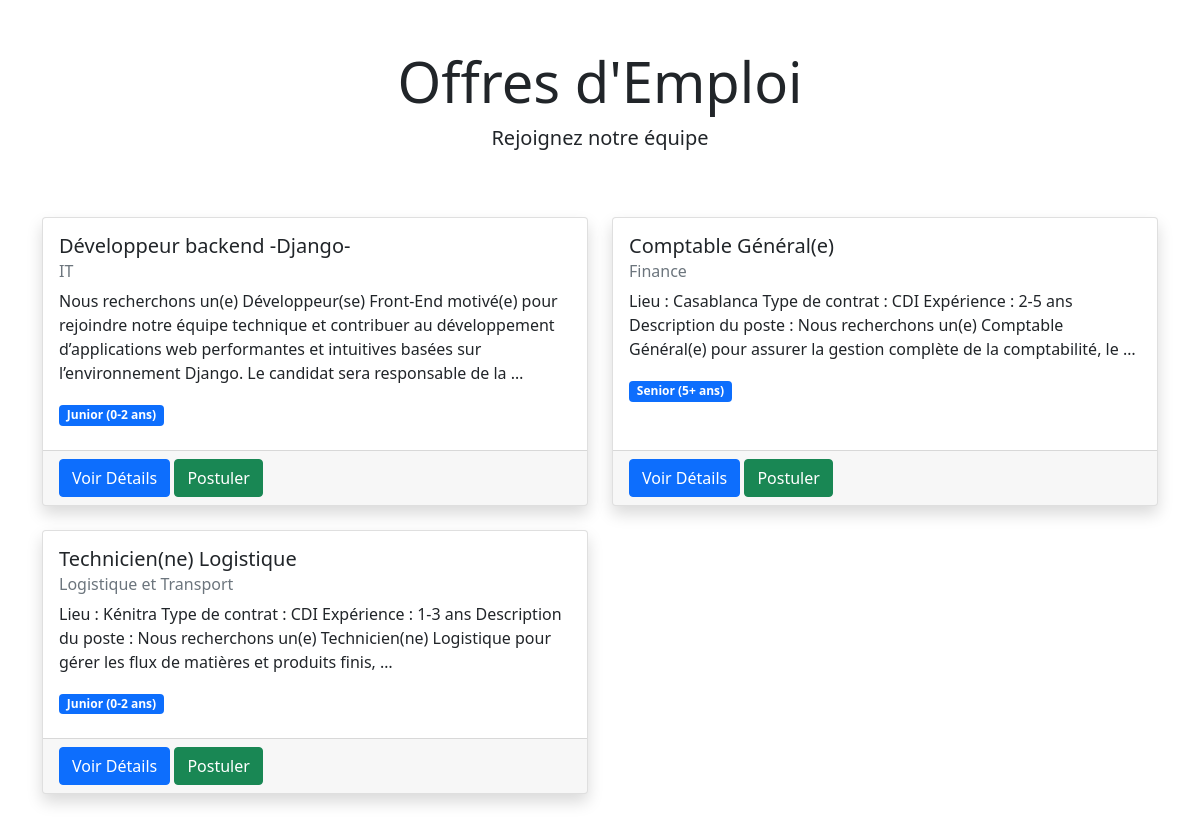
The page /recruitment/jobs/ on the database as committed earlier.
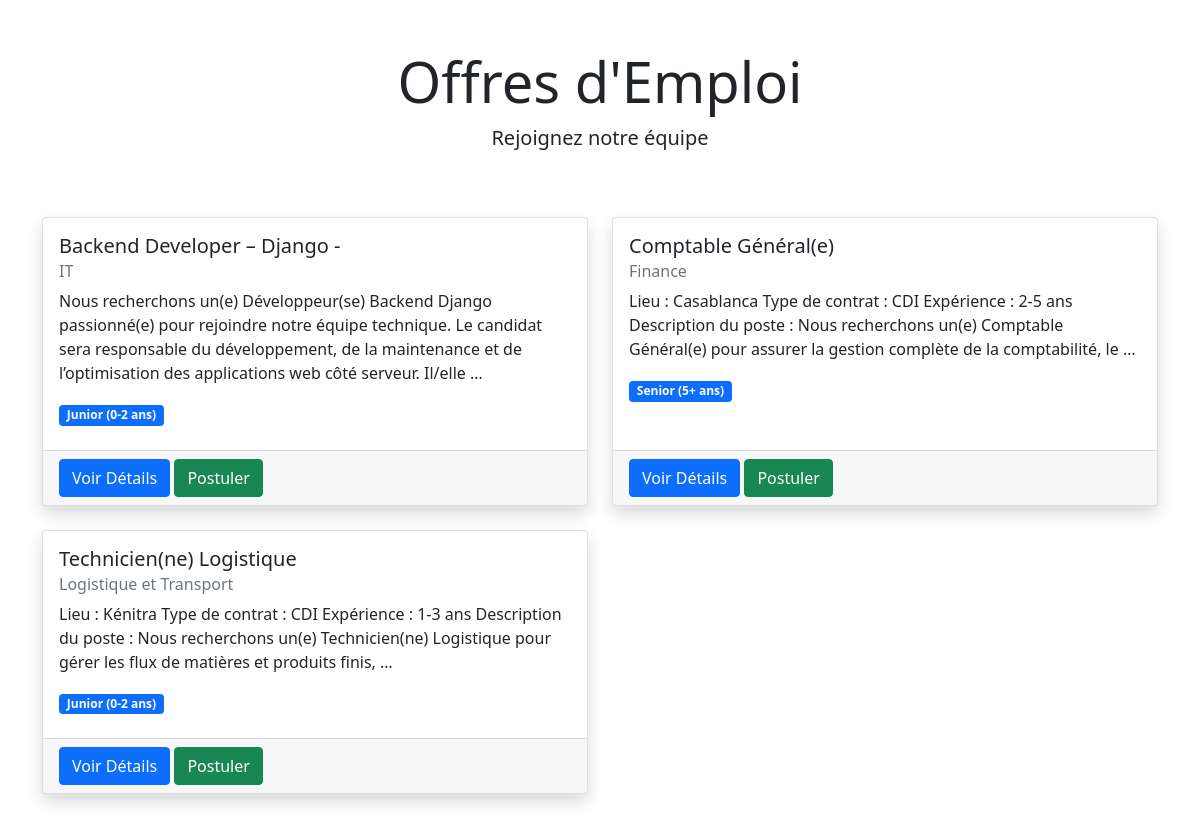
The same page on the database as committed later.
### recruitment/models.py (models this page shows, shortened)
class JobOffer(models.Model):
    STATUS_CHOICES = [
        ('draft', 'Brouillon'),
        ('published', 'Publié'),
        ('closed', 'Fermé'),
    ]
    EXPERIENCE_LEVELS = [
        ('junior', 'Junior (0-2 ans)'),
        ('intermediate', 'Intermédiaire (2-5 ans)'),
        ('senior', 'Senior (5+ ans)'),
        ('expert', 'Expert (10+ ans)'),
    ]
    title = models.CharField(max_length=200)
    department = models.CharField(max_length=100)
    description = models.TextField()
    required_skills = models.TextField()
    experience_level = models.CharField(max_length=20, choices=EXPERIENCE_LEVELS)
    status = models.CharField(max_length=20, choices=STATUS_CHOICES, default='draft')
    created_by = models.ForeignKey(settings.AUTH_USER_MODEL, on_delete=models.CASCADE, related_name='created_job_offers')
    created_at = models.DateTimeField(auto_now_add=True)
    updated_at = models.DateTimeField(auto_now=True)
    published_at = models.DateTimeField(null=True, blank=True)
    class Meta:
        ordering = ['-created_at']

### recruitment/views.py (the view)
# urls.py: path('jobs/', views.public_job_offers, name='public_job_offers'),
def public_job_offers(request):
    job_offers = JobOffer.objects.filter(status='published')
    return render(request, 'recruitment/public_job_offers.html', {'job_offers': job_offers})

### templates/recruitment/public_job_offers.html (shortened to what this page needs)
<!DOCTYPE html>
<html lang="fr">
<head>
    <link href="https://cdn.jsdelivr.net/npm/bootstrap@5.1.3/dist/css/bootstrap.min.css" rel="stylesheet">
</head>
<body>
    <div class="container py-5">
        <div class="row">
            <div class="col-12 text-center mb-5">
                <h1 class="display-4">Offres d'Emploi</h1>
                <p class="lead">Rejoignez notre équipe</p>
            </div>
        </div>
        <div class="row">
            {% for job_offer in job_offers %}
            <div class="col-lg-6 mb-4">
                <div class="card h-100 shadow">
                    <div class="card-body">
                        <h5 class="card-title">{{ job_offer.title }}</h5>
                        <h6 class="card-subtitle mb-2 text-muted">{{ job_offer.department }}</h6>
                        <p class="card-text">{{ job_offer.description|truncatewords:30 }}</p>
                        <div class="mb-2">
                            <span class="badge bg-primary">{{ job_offer.get_experience_level_display }}</span>
                        </div>
                    </div>
                    <div class="card-footer">
                        <a href="{% url 'recruitment:public_job_detail' job_offer.pk %}" class="btn btn-primary">Voir Détails</a>
                        <a href="{% url 'recruitment:apply_job' job_offer.pk %}" class="btn btn-success">Postuler</a>
                    </div>
                </div>
            </div>
            {% empty %}
            <div class="col-12 text-center">
                <p class="text-muted">Aucune offre d'emploi disponible pour le moment.</p>
            </div>
            {% endfor %}
        </div>
    </div>
</body>
</html>

Rows that differ between the two databases and show on the page:
no longer on this page (row edited): JobOffer: title "Développeur backend -Django-", department "IT", description "Nous recherchons un(e) Développeur(se) Front-End motivé(e) pour rejoindre notre équipe technique et contribuer au développement d’applications web performantes et intuitives basées sur l’environnement Django. Le candidat sera responsable de la …", experience_level "Junior (0-2 ans)"
added JobOffer: title "Backend Developer – Django -", department "IT", description "Nous recherchons un(e) Développeur(se) Backend Django passionné(e) pour rejoindre notre équipe technique. Le candidat sera responsable du développement, de la maintenance et de l’optimisation des applications web côté serveur. Il/elle …", experience_level "Junior (0-2 ans)"
